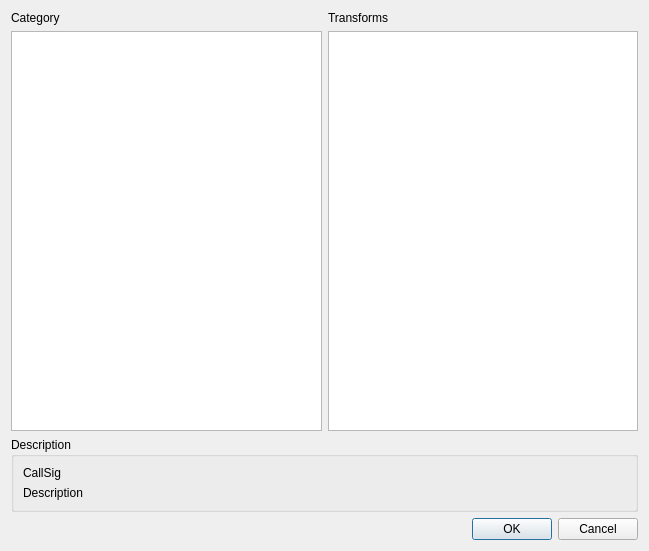
<?xml version="1.0" encoding="UTF-8"?>
<ui version="4.0">
 <class>AddTransformDialog</class>
 <widget class="QDialog" name="AddTransformDialog">
  <property name="geometry">
   <rect>
    <x>0</x>
    <y>0</y>
    <width>649</width>
    <height>551</height>
   </rect>
  </property>
  <property name="windowTitle">
   <string>Add Transform</string>
  </property>
  <layout class="QVBoxLayout" name="verticalLayout_3">
   <item>
    <layout class="QHBoxLayout" name="horizontalLayout_2">
     <item>
      <layout class="QVBoxLayout" name="verticalLayout">
       <item>
        <widget class="QLabel" name="label">
         <property name="text">
          <string>Category</string>
         </property>
        </widget>
       </item>
       <item>
        <widget class="QListWidget" name="categoryList"/>
       </item>
      </layout>
     </item>
     <item>
      <layout class="QVBoxLayout" name="verticalLayout_2">
       <item>
        <widget class="QLabel" name="label_2">
         <property name="text">
          <string>Transforms</string>
         </property>
        </widget>
       </item>
       <item>
        <widget class="QListWidget" name="transformList"/>
       </item>
      </layout>
     </item>
    </layout>
   </item>
   <item>
    <widget class="QGroupBox" name="groupBox">
     <property name="title">
      <string>Description</string>
     </property>
     <layout class="QVBoxLayout" name="verticalLayout_4">
      <item>
       <widget class="QLabel" name="callSigLabel">
        <property name="text">
         <string>CallSig</string>
        </property>
       </widget>
      </item>
      <item>
       <widget class="QLabel" name="descriptionLabel">
        <property name="text">
         <string>Description</string>
        </property>
        <property name="wordWrap">
         <bool>true</bool>
        </property>
       </widget>
      </item>
     </layout>
    </widget>
   </item>
   <item>
    <layout class="QHBoxLayout" name="horizontalLayout">
     <item>
      <spacer name="horizontalSpacer">
       <property name="orientation">
        <enum>Qt::Horizontal</enum>
       </property>
       <property name="sizeHint" stdset="0">
        <size>
         <width>40</width>
         <height>20</height>
        </size>
       </property>
      </spacer>
     </item>
     <item>
      <widget class="QDialogButtonBox" name="buttonBox">
       <property name="orientation">
        <enum>Qt::Horizontal</enum>
       </property>
       <property name="standardButtons">
        <set>QDialogButtonBox::Cancel|QDialogButtonBox::Ok</set>
       </property>
      </widget>
     </item>
    </layout>
   </item>
  </layout>
 </widget>
 <resources/>
 <connections>
  <connection>
   <sender>buttonBox</sender>
   <signal>accepted()</signal>
   <receiver>AddTransformDialog</receiver>
   <slot>accept()</slot>
   <hints>
    <hint type="sourcelabel">
     <x>248</x>
     <y>254</y>
    </hint>
    <hint type="destinationlabel">
     <x>157</x>
     <y>274</y>
    </hint>
   </hints>
  </connection>
  <connection>
   <sender>buttonBox</sender>
   <signal>rejected()</signal>
   <receiver>AddTransformDialog</receiver>
   <slot>reject()</slot>
   <hints>
    <hint type="sourcelabel">
     <x>316</x>
     <y>260</y>
    </hint>
    <hint type="destinationlabel">
     <x>286</x>
     <y>274</y>
    </hint>
   </hints>
  </connection>
 </connections>
</ui>
